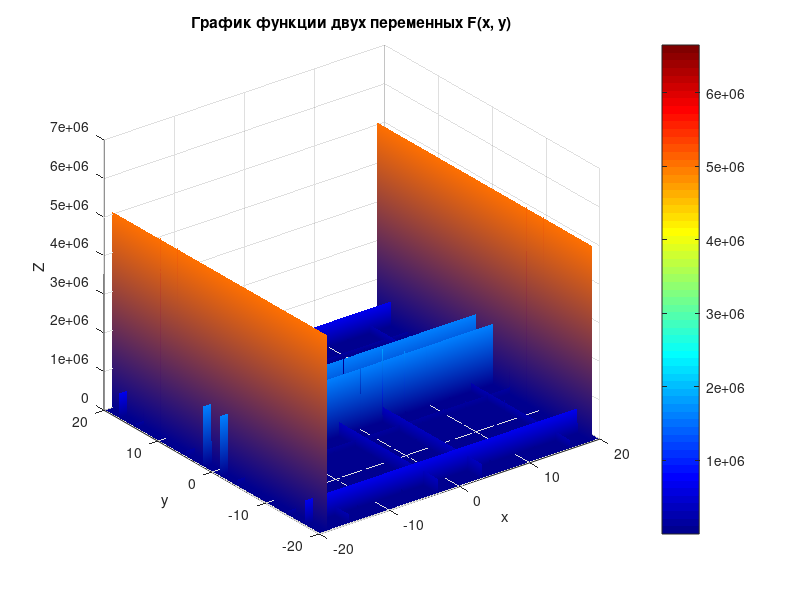

Recreate this plot in MATLAB.
x = -20:0.01:20;
y = -20:0.01:20;

[X, Y] = meshgrid(x, y);

F = 1 ./ (sin(X).^2) + 1 ./ (cos(Y).^2);

figure;
surf(X, Y, F);

title('График функции двух переменных F(x, y)');
xlabel('x');
ylabel('y');
zlabel('Z');

colormap jet; % Цветовая схема
colorbar;

grid on;

shading interp;
